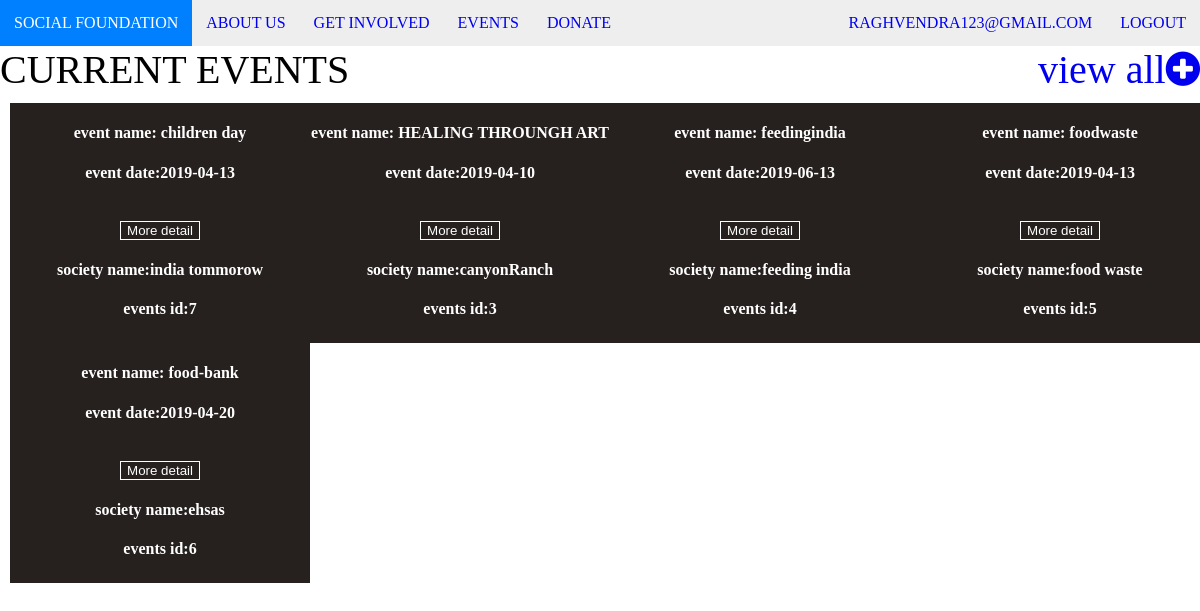
Screenshot of /events.php (signed in) with the database file from the repository.
### tables this page shows
CREATE TABLE IF NOT EXISTS `event` (
  `e_name` varchar(20) DEFAULT NULL,
  `e_date` date DEFAULT NULL,
  `link` varchar(100) DEFAULT NULL,
  `society_name` varchar(20) DEFAULT NULL,
  `e_id` int(11) NOT NULL AUTO_INCREMENT,
  PRIMARY KEY (`e_id`)
);

### events.php (the view, shortened to what this page needs)
 <!DOCTYPE html>
<html>
    <head>
        <link rel="stylesheet" type="text/css" href="style.css">
         <link rel="stylesheet" href="https://cdnjs.cloudflare.com/ajax/libs/font-awesome/4.7.0/css/font-awesome.min.css">
         </head>
    <body>
    <?php include 'header.php' ?>
<div style="font-size:40px;display:block;">CURRENT EVENTS
    <a href="events.php" style="float:right;">view all<i class="fa  fa-plus-circle"></i></a>
        </div>
        <div class="list_box" style="padding:10px;">
            <?php
            $query = "SELECT * FROM event";
           $result = mysqli_query($con, $query)or die($mysqli_error($con));
            while($row = mysqli_fetch_array($result)){  ?>
                <div  classs="box" style="magin:10px;width:25%; height:240px; background-color:#26211f;float:left; color:white;">
                    <center>
                        <h4><?php echo"event name: $row[0]";?></h4>
                        <h4>
                            <?php echo "event date:$row[1]";?>
                        </h4><br>
                        <button style="color:white;border:1px solid white;background-color:transparent;"magin:10px;>
                                <a href="<?php echo "$row[2]"; ?>" style="color:white;">More detail</a>
                        </button>
                        <h4>
                            <?php echo "society name:$row[3]";?>
                        </h4>
                        <h4>
                            <?php echo "events id:$row[4]";?>
                        </h4>
                    </center>
                </div>
            <?php }?>
           </div>
    </body>

### style.css (style rules this page uses)
body { margin:0px; }
.list_box { overflow:hidden; width:100%; }
a { text-decoration: none; }

### rows the page displays
event: e_name "children day", e_date "2019-04-13", society_name "india tommorow", e_id "7"
event: e_name "HEALING THROUNGH ART", e_date "2019-04-10", society_name "canyonRanch", e_id "3"
event: e_name "feedingindia", e_date "2019-06-13", society_name "feeding india", e_id "4"
event: e_name "foodwaste", e_date "2019-04-13", society_name "food waste", e_id "5"
event: e_name "food-bank", e_date "2019-04-20", society_name "ehsas", e_id "6"

### other values shown
$_SESSION['email'] "RAGHVENDRA123@GMAIL.COM"
